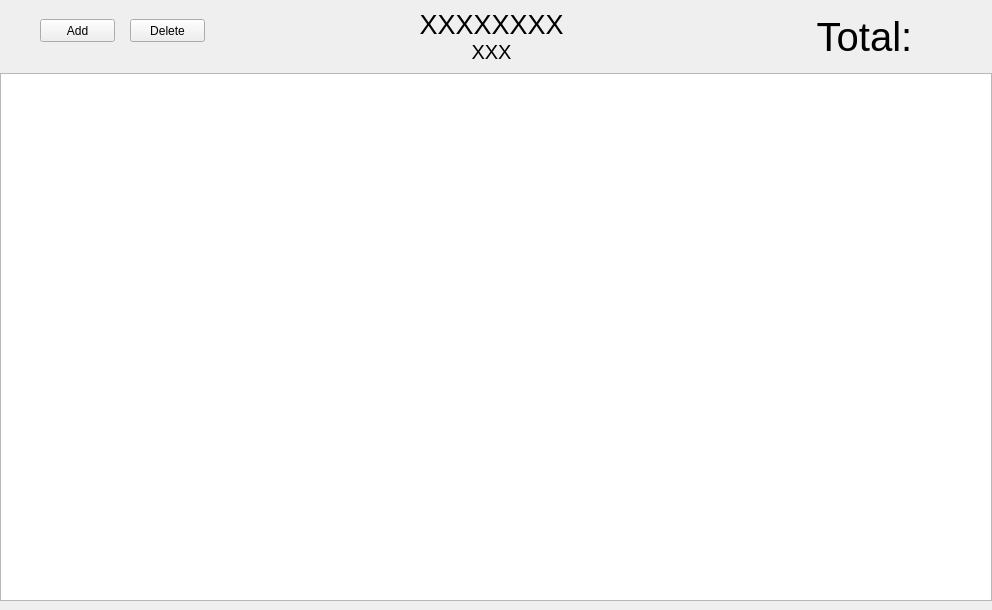
<?xml version="1.0" encoding="UTF-8"?>
<ui version="4.0">
 <class>ShowTheStateClass</class>
 <widget class="QWidget" name="ShowTheStateClass">
  <property name="geometry">
   <rect>
    <x>0</x>
    <y>0</y>
    <width>992</width>
    <height>610</height>
   </rect>
  </property>
  <property name="windowTitle">
   <string>ShowTheState</string>
  </property>
  <layout class="QHBoxLayout" name="horizontalLayout_4">
   <property name="leftMargin">
    <number>0</number>
   </property>
   <property name="topMargin">
    <number>9</number>
   </property>
   <property name="rightMargin">
    <number>0</number>
   </property>
   <property name="bottomMargin">
    <number>0</number>
   </property>
   <item>
    <widget class="QWidget" name="m_wgtTotal" native="true">
     <layout class="QVBoxLayout" name="verticalLayout_2">
      <property name="spacing">
       <number>0</number>
      </property>
      <property name="leftMargin">
       <number>0</number>
      </property>
      <property name="topMargin">
       <number>0</number>
      </property>
      <property name="rightMargin">
       <number>0</number>
      </property>
      <property name="bottomMargin">
       <number>0</number>
      </property>
      <item>
       <widget class="QWidget" name="m_wgtHead" native="true">
        <layout class="QHBoxLayout" name="horizontalLayout_3" stretch="3,6,3">
         <property name="spacing">
          <number>20</number>
         </property>
         <property name="leftMargin">
          <number>0</number>
         </property>
         <property name="topMargin">
          <number>0</number>
         </property>
         <property name="rightMargin">
          <number>10</number>
         </property>
         <property name="bottomMargin">
          <number>9</number>
         </property>
         <item>
          <widget class="QWidget" name="wgt_empty" native="true">
           <widget class="QPushButton" name="m_btnAdd">
            <property name="geometry">
             <rect>
              <x>40</x>
              <y>10</y>
              <width>75</width>
              <height>23</height>
             </rect>
            </property>
            <property name="text">
             <string>Add</string>
            </property>
           </widget>
           <widget class="QPushButton" name="m_btnDel">
            <property name="geometry">
             <rect>
              <x>130</x>
              <y>10</y>
              <width>75</width>
              <height>23</height>
             </rect>
            </property>
            <property name="text">
             <string>Delete</string>
            </property>
           </widget>
          </widget>
         </item>
         <item>
          <widget class="QWidget" name="m_wgtTitle" native="true">
           <layout class="QVBoxLayout" name="verticalLayout">
            <property name="spacing">
             <number>0</number>
            </property>
            <property name="leftMargin">
             <number>0</number>
            </property>
            <property name="topMargin">
             <number>0</number>
            </property>
            <property name="rightMargin">
             <number>0</number>
            </property>
            <property name="bottomMargin">
             <number>0</number>
            </property>
            <item>
             <widget class="QLabel" name="m_labTittle">
              <property name="font">
               <font>
                <pointsize>20</pointsize>
               </font>
              </property>
              <property name="text">
               <string>XXXXXXXX</string>
              </property>
              <property name="alignment">
               <set>Qt::AlignCenter</set>
              </property>
             </widget>
            </item>
            <item>
             <widget class="QLabel" name="m_labTime">
              <property name="font">
               <font>
                <pointsize>15</pointsize>
               </font>
              </property>
              <property name="text">
               <string>XXX</string>
              </property>
              <property name="alignment">
               <set>Qt::AlignCenter</set>
              </property>
             </widget>
            </item>
           </layout>
          </widget>
         </item>
         <item>
          <widget class="QWidget" name="m_wgtTol" native="true">
           <layout class="QHBoxLayout" name="horizontalLayout">
            <property name="spacing">
             <number>0</number>
            </property>
            <property name="leftMargin">
             <number>0</number>
            </property>
            <property name="topMargin">
             <number>0</number>
            </property>
            <property name="rightMargin">
             <number>0</number>
            </property>
            <property name="bottomMargin">
             <number>0</number>
            </property>
            <item>
             <widget class="QLabel" name="m_labTotal">
              <property name="sizePolicy">
               <sizepolicy hsizetype="Preferred" vsizetype="Preferred">
                <horstretch>0</horstretch>
                <verstretch>0</verstretch>
               </sizepolicy>
              </property>
              <property name="font">
               <font>
                <pointsize>30</pointsize>
               </font>
              </property>
              <property name="text">
               <string>Total:</string>
              </property>
              <property name="alignment">
               <set>Qt::AlignCenter</set>
              </property>
             </widget>
            </item>
           </layout>
          </widget>
         </item>
        </layout>
        <zorder>m_wgtTitle</zorder>
        <zorder>m_wgtTol</zorder>
        <zorder>wgt_empty</zorder>
       </widget>
      </item>
      <item>
       <widget class="QWidget" name="m_wgtExcel" native="true">
        <layout class="QHBoxLayout" name="horizontalLayout_2">
         <property name="spacing">
          <number>0</number>
         </property>
         <property name="leftMargin">
          <number>0</number>
         </property>
         <property name="topMargin">
          <number>0</number>
         </property>
         <property name="rightMargin">
          <number>0</number>
         </property>
         <property name="bottomMargin">
          <number>9</number>
         </property>
         <item>
          <widget class="MyTableView" name="m_tabView"/>
         </item>
        </layout>
       </widget>
      </item>
     </layout>
    </widget>
   </item>
  </layout>
 </widget>
 <layoutdefault spacing="6" margin="11"/>
 <customwidgets>
  <customwidget>
   <class>MyTableView</class>
   <extends>QTableView</extends>
   <header>MyTableView.h</header>
  </customwidget>
 </customwidgets>
 <resources>
  <include location="ShowTheState.qrc"/>
 </resources>
 <connections/>
</ui>
